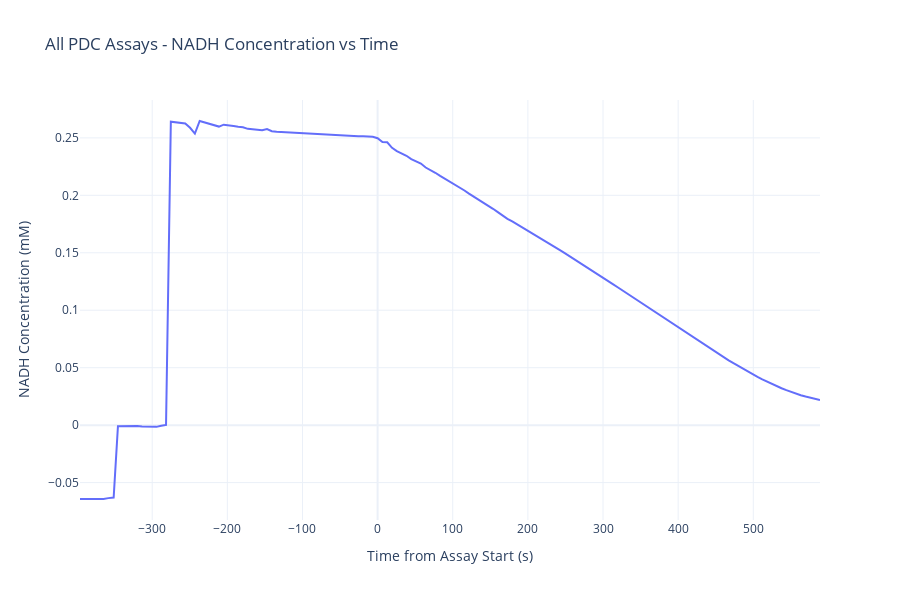

The code cell stored with this chart in its notebook:
### Markdown cell above
## QC Plots

### Overview plot: All NADH timecourses

### Code cell
# Plot all NADH timecourses overlaid
fig = go.Figure()

# Add a trace for each assay
for _, assay in pdc_assays.iterrows():
    mask = (timecourse_df['Filename'] == assay['Filename']) & (timecourse_df['Cuvette'] == assay['Cuvette'])
    assay_data = timecourse_df[mask]
    
    if len(assay_data) > 0:
        fig.add_trace(
            go.Scatter(
                x=assay_data['Time_Relative_s'],
                y=assay_data['NADH_mM'],
                mode='lines',
                name=f"{assay['csv_filename']} - {assay['Cuvette']}",
                hovertemplate='%{fullData.name}<br>Time: %{x:.1f} s<br>NADH: %{y:.4f} mM<extra></extra>'
            )
        )

fig.update_layout(
    title='All PDC Assays - NADH Concentration vs Time',
    xaxis_title='Time from Assay Start (s)',
    yaxis_title='NADH Concentration (mM)',
    template='plotly_white',
    height=600,
    hovermode='closest'
)

fig.show()

### Figure 1 — Plotly figure (JSON) as saved in the notebook; plotly's stock layout.template omitted (floating-point values rounded to 4 significant figures; data arrays with more than 128 entries replaced by an {"elided": "..."} marker saying what was removed)
{"data": [{"hovertemplate": "%{fullData.name}<br>Time: %{x:.1f} s<br>NADH: %{y:.4f} mM<extra></extra>", "mode": "lines", "name": "1222 PDC-9.csv - CELL_1", "type": "scatter", "x": {"elided": "155 float values"}, "y": {"elided": "155 float values"}}], "layout": {"height": 600, "hovermode": "closest", "title": {"text": "All PDC Assays - NADH Concentration vs Time"}, "xaxis": {"title": {"text": "Time from Assay Start (s)"}}, "yaxis": {"title": {"text": "NADH Concentration (mM)"}}}}
